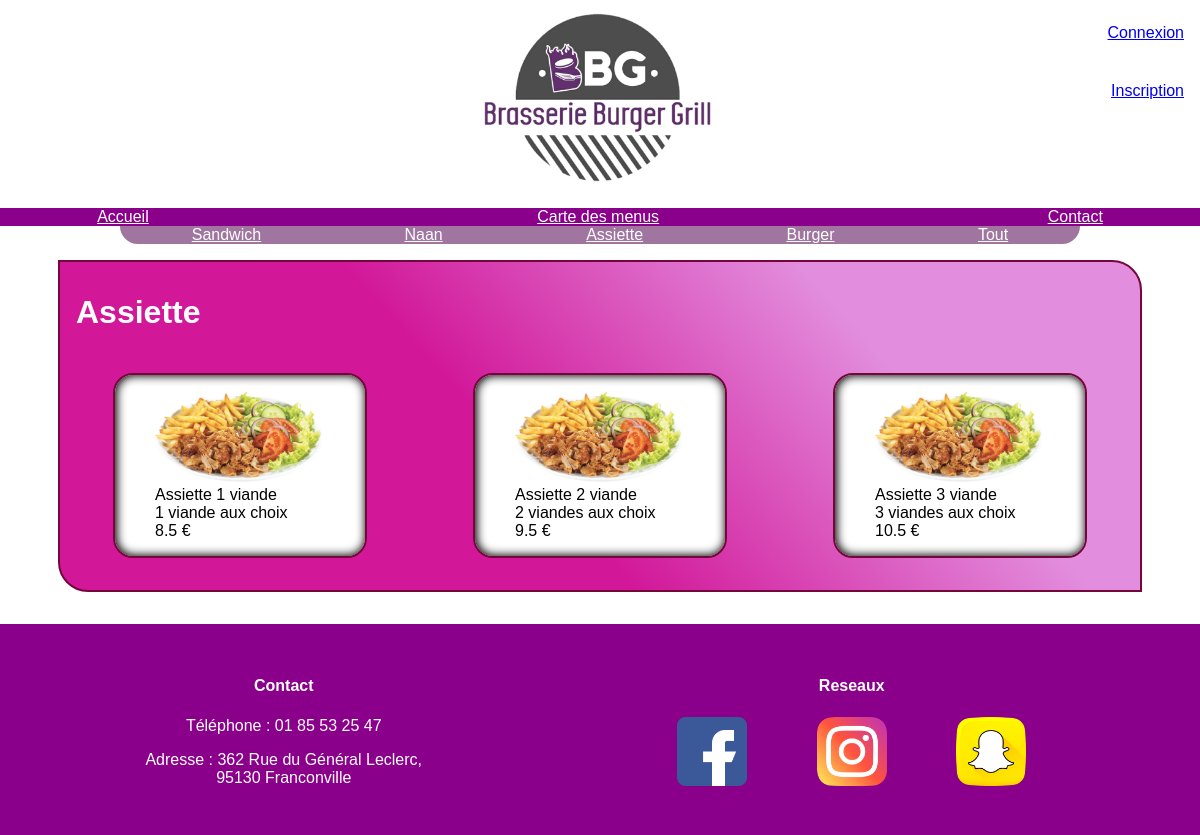
The page /Carte_des_Menus.php?categ=3 on the database its author committed.
### tables this page shows
CREATE TABLE categorie(

	`id_categorie` int(11) NOT NULL AUTO_INCREMENT,
	`nom` varchar(30) NOT NULL,
	PRIMARY KEY(`id_categorie`)

);

CREATE TABLE plat(

	`id_plat` int(11) NOT NULL AUTO_INCREMENT,
	`intitule` varchar(30) NOT NULL,
	`ingredient` varchar(50) NOT NULL,
	`prix` float(11) NOT NULL,
	`image` varchar(50),
	`id_categorie` int(11) NOT NULL,
	PRIMARY KEY(`id_plat`),
	CONSTRAINT FK_Plat_Categorie FOREIGN KEY(`id_categorie`)
    REFERENCES categorie(`id_categorie`)
    ON UPDATE CASCADE ON DELETE CASCADE
	
);

### Carte_des_Menus.php (the view, shortened to what this page needs)
<?php
		$pdo = connexpdo("bbg");
		$req = $pdo->prepare("Select * from categorie");
		$req->execute();
		$mes_categories = $req->fetchAll(PDO::FETCH_ASSOC);
	?>
<!DOCTYPE html>
<html>
<head>
	<link rel="stylesheet" type="text/css" href="css/pages.css">
	<link rel="stylesheet" type="text/css" href="css/carte_des_menus.css">
</head>
<body>
	<header>
		<div class="top">
			<div id="empty">
			</div>
			<div class="logo">
				<img src="img/logo.png">
			</div>
			<div id="connexion">
				<?php
				if(!empty($_SESSION)) {
					if ($_SESSION['status'] == "1") {
						echo "<a href='crud.php'><p>Espace admin</p></a>";
					}
					echo "<a href='Account.php'><p>Mon compte</p></a>";
				}else{
					echo "<a href='connexion.php'><p>Connexion</p></a>";
					echo "<a href='inscription.php'><p>Inscription</p></a>";
				}
				?>
			</div>
		</div>
			<nav>
				<ul id="navig">
					<li><a href="index.php">Accueil</a></li>
					<li><a href="Carte_des_Menus.php"><li>Carte des menus</a></li>
					<li><a href="Contact.php"><li>Contact</a></li>
				</ul>
			</nav>
	</header>
	<div id="nav_categ">
		<ul id="categories">
			<?php
			foreach ($mes_categories as $une_categorie) {
			echo "<li><a href='http://localhost:8888/Projet_BBG/Carte_des_Menus.php?categ=".$une_categorie["id_categorie"]."'>".$une_categorie["nom"]."</a></li>";
				}
		;?>
		<li><a href="http://localhost:8888/Projet_BBG/Carte_des_Menus.php">Tout</a></li>
		</ul>
	</div>
	<section>
		<?php
			if(isset($_GET["categ"])){
				$categ = $_GET["categ"];
				$recup = $pdo->prepare("Select * from plat as p
				 JOIN categorie as c on p.`id_categorie`=c.id_categorie
				 where c.id_categorie=?");
				$recup->execute(array($categ));
				$selec = $recup->fetchAll(PDO::FETCH_ASSOC);
				$req = $pdo->prepare("Select nom from categorie where id_categorie=?");
				$req->execute(array($categ));
				$carte = $req->fetchAll(PDO::FETCH_ASSOC);
				$liste = [];
			}
			foreach ($carte as $cate){
				array_push($liste, $cate["nom"]);
			}
			foreach ($liste as $name) {
				echo "<article>";
				echo "<h3>".$name."</h3>";
				echo "<div class='card'>";
				foreach ($selec as $value){
					if($name == $value["nom"]){
						echo "<div class='carte'><ul>";
						echo "<img src='".$value['image']."'>";
						echo "<li>".$value['intitule']."</li>";
						echo "<li>".$value['ingredient']."</li>";
						echo "<li>".$value['prix']." €</li>";
						echo "</ul></div>";
					}
				}
				echo "</div>";
				echo "</article>";
			}
		?>
	</section>
	<footer>
		<div id="Contact">
			<h4>Contact</h4>
			<p>Téléphone : 01 85 53 25 47</p>
			<p>Adresse : 362 Rue du Général Leclerc, 95130 Franconville</p>
		</div>
		<div id="reseaux">
			<h4>Reseaux</h4>
			<figure>
				<img src="img/facebook.png">
				<img src="img/instagram.png">
				<img src="img/snapchat.png">
			</figure>
		</div>
	</footer>
</body>
</html>

### css/pages.css (style rules this page uses)
* { font-family: 'Noto Sans JP', sans-serif; }
body { margin: 0; height: 100%; }
html { height: 100%; }
.top { display: flex; }
#empty { width: 40%; }
.logo { width: 20%; display: flex; align-items: center; }
.logo>img { width: 100%; }
#connexion { width: 40%; display: flex; flex-direction: column; align-items: flex-end; }
#connexion > * { margin-top: 0.5rem; margin-right: 1rem; }
#navig { display: flex; justify-content: space-around; padding: 0; list-style-type: none; margin-bottom: 0; }
nav { background-color: #8b008b; }
ul a { color: white; }
footer { background-color: #8b008b; padding: 2rem; color: white; display: flex; justify-content: space-around; }
#Contact { width: 300px; text-align: center; }
#reseaux { text-align: center; width: 429px; }
#reseaux figure { display: flex; justify-content: space-between; }
#reseaux figure > img { width: 20%; }

### css/carte_des_menus.css (style rules this page uses)
#nav_categ { background-color: #a075a0; width: 80%; margin: auto; border-radius: 0px 0px 30px 30px; }
#categories { display: flex; justify-content: space-around; padding: 0; list-style-type: none; margin-top: 0; }
.carte { width: 250px; border: 2px solid #75063b; margin-top: 10px; background-color: white; border-radius: 20px; box-shadow: inset 1px 0px 10px 1px #000000; }
.carte img { width: 80%; }
article { width: 90%; border:2px solid #75063b; margin: auto; margin-bottom: 2em; border-radius: 0px 30px 0px 30px; background: rgb(210,24,153); background: linear-gradient(48deg, rgba(210,24,153,1) 42%, rgba(226,141,221,1) 75%); }
.card { display: flex; justify-content: space-around; flex-wrap: wrap; margin-bottom: 2em; }
ul { list-style-type: none; }
h3 { padding-left: 1rem; font-size: 2rem; color: white; }

### rows shown on the page
categorie: nom "Sandwich"
categorie: nom "Naan"
categorie: nom "Assiette"
categorie: nom "Burger"
plat: image (picture), intitule "Assiette 1 viande", ingredient "1 viande aux choix", prix "8.5"
plat: image (picture), intitule "Assiette 2 viande", ingredient "2 viandes aux choix", prix "9.5"
plat: image (picture), intitule "Assiette 3 viande", ingredient "3 viandes aux choix", prix "10.5"

### other values the page prints
$name "Assiette"
